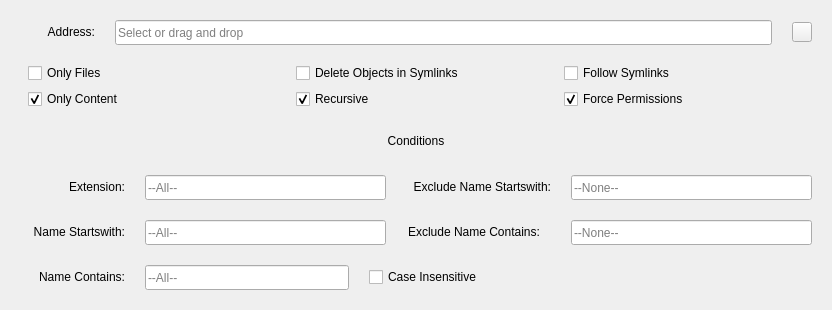
<?xml version="1.0" encoding="UTF-8"?>
<ui version="4.0">
 <class>Form</class>
 <widget class="QWidget" name="Form">
  <property name="geometry">
   <rect>
    <x>0</x>
    <y>0</y>
    <width>832</width>
    <height>310</height>
   </rect>
  </property>
  <property name="windowTitle">
   <string>Form</string>
  </property>
  <layout class="QGridLayout" name="gridLayout_3">
   <item row="0" column="0">
    <widget class="QWidget" name="widget" native="true">
     <layout class="QGridLayout" name="gridLayout">
      <item row="0" column="0">
       <layout class="QVBoxLayout" name="verticalLayout">
        <property name="spacing">
         <number>20</number>
        </property>
        <item>
         <layout class="QHBoxLayout" name="horizontalLayout">
          <item>
           <widget class="QLabel" name="lbl_address">
            <property name="minimumSize">
             <size>
              <width>75</width>
              <height>20</height>
             </size>
            </property>
            <property name="maximumSize">
             <size>
              <width>75</width>
              <height>20</height>
             </size>
            </property>
            <property name="text">
             <string>Address:</string>
            </property>
            <property name="alignment">
             <set>Qt::AlignRight|Qt::AlignTrailing|Qt::AlignVCenter</set>
            </property>
           </widget>
          </item>
          <item>
           <widget class="QLineEdit" name="lineEdit_address">
            <property name="minimumSize">
             <size>
              <width>430</width>
              <height>25</height>
             </size>
            </property>
            <property name="placeholderText">
             <string>Select or drag and drop</string>
            </property>
            <property name="clearButtonEnabled">
             <bool>true</bool>
            </property>
           </widget>
          </item>
          <item>
           <widget class="QPushButton" name="btn_openDialog_address">
            <property name="minimumSize">
             <size>
              <width>20</width>
              <height>20</height>
             </size>
            </property>
            <property name="maximumSize">
             <size>
              <width>20</width>
              <height>20</height>
             </size>
            </property>
            <property name="text">
             <string/>
            </property>
            <property name="icon">
             <iconset resource="../deneme.qrc">
              <normaloff>:/yeniÖnek/fifsot_icons/open_file_dialog.png</normaloff>:/yeniÖnek/fifsot_icons/open_file_dialog.png</iconset>
            </property>
            <property name="iconSize">
             <size>
              <width>20</width>
              <height>20</height>
             </size>
            </property>
           </widget>
          </item>
         </layout>
        </item>
        <item>
         <layout class="QGridLayout" name="gridLayout_2">
          <property name="leftMargin">
           <number>8</number>
          </property>
          <property name="verticalSpacing">
           <number>10</number>
          </property>
          <item row="1" column="0">
           <widget class="QCheckBox" name="checkBox_onlyContent">
            <property name="minimumSize">
             <size>
              <width>0</width>
              <height>16</height>
             </size>
            </property>
            <property name="maximumSize">
             <size>
              <width>16777215</width>
              <height>16</height>
             </size>
            </property>
            <property name="text">
             <string>Only Content</string>
            </property>
            <property name="checked">
             <bool>true</bool>
            </property>
           </widget>
          </item>
          <item row="0" column="1">
           <widget class="QCheckBox" name="checkBox_deleteObjectsInSymlinks">
            <property name="minimumSize">
             <size>
              <width>0</width>
              <height>16</height>
             </size>
            </property>
            <property name="maximumSize">
             <size>
              <width>16777215</width>
              <height>16</height>
             </size>
            </property>
            <property name="text">
             <string>Delete Objects in Symlinks</string>
            </property>
           </widget>
          </item>
          <item row="0" column="2">
           <widget class="QCheckBox" name="checkBox_followSymlinks">
            <property name="minimumSize">
             <size>
              <width>0</width>
              <height>16</height>
             </size>
            </property>
            <property name="maximumSize">
             <size>
              <width>16777215</width>
              <height>16</height>
             </size>
            </property>
            <property name="text">
             <string>Follow Symlinks</string>
            </property>
           </widget>
          </item>
          <item row="1" column="1">
           <widget class="QCheckBox" name="checkBox_recursive">
            <property name="minimumSize">
             <size>
              <width>0</width>
              <height>16</height>
             </size>
            </property>
            <property name="maximumSize">
             <size>
              <width>16777215</width>
              <height>16</height>
             </size>
            </property>
            <property name="text">
             <string>Recursive</string>
            </property>
            <property name="checked">
             <bool>true</bool>
            </property>
           </widget>
          </item>
          <item row="0" column="0">
           <widget class="QCheckBox" name="checkBox_onlyFiles">
            <property name="minimumSize">
             <size>
              <width>0</width>
              <height>16</height>
             </size>
            </property>
            <property name="maximumSize">
             <size>
              <width>16777215</width>
              <height>16</height>
             </size>
            </property>
            <property name="text">
             <string>Only Files</string>
            </property>
            <property name="iconSize">
             <size>
              <width>16</width>
              <height>16</height>
             </size>
            </property>
           </widget>
          </item>
          <item row="1" column="2">
           <widget class="QCheckBox" name="checkBox_forcePermission">
            <property name="minimumSize">
             <size>
              <width>0</width>
              <height>16</height>
             </size>
            </property>
            <property name="maximumSize">
             <size>
              <width>16777215</width>
              <height>16</height>
             </size>
            </property>
            <property name="text">
             <string>Force Permissions</string>
            </property>
            <property name="checked">
             <bool>true</bool>
            </property>
           </widget>
          </item>
         </layout>
        </item>
        <item>
         <widget class="QLabel" name="lbl_conditions">
          <property name="text">
           <string>Conditions</string>
          </property>
          <property name="alignment">
           <set>Qt::AlignCenter</set>
          </property>
         </widget>
        </item>
        <item>
         <layout class="QHBoxLayout" name="horizontalLayout_3">
          <item>
           <widget class="QLabel" name="lbl_extension">
            <property name="minimumSize">
             <size>
              <width>105</width>
              <height>20</height>
             </size>
            </property>
            <property name="maximumSize">
             <size>
              <width>16777215</width>
              <height>20</height>
             </size>
            </property>
            <property name="text">
             <string>Extension:</string>
            </property>
            <property name="alignment">
             <set>Qt::AlignRight|Qt::AlignTrailing|Qt::AlignVCenter</set>
            </property>
           </widget>
          </item>
          <item>
           <widget class="QLineEdit" name="lineEdit_extension">
            <property name="minimumSize">
             <size>
              <width>204</width>
              <height>25</height>
             </size>
            </property>
            <property name="maximumSize">
             <size>
              <width>16777215</width>
              <height>25</height>
             </size>
            </property>
            <property name="placeholderText">
             <string>--All--</string>
            </property>
            <property name="clearButtonEnabled">
             <bool>true</bool>
            </property>
           </widget>
          </item>
          <item>
           <widget class="QLabel" name="lbl_excludeNameStartswith">
            <property name="minimumSize">
             <size>
              <width>145</width>
              <height>20</height>
             </size>
            </property>
            <property name="maximumSize">
             <size>
              <width>16777215</width>
              <height>20</height>
             </size>
            </property>
            <property name="text">
             <string>Exclude Name Startswith:</string>
            </property>
            <property name="alignment">
             <set>Qt::AlignRight|Qt::AlignTrailing|Qt::AlignVCenter</set>
            </property>
           </widget>
          </item>
          <item>
           <widget class="QLineEdit" name="lineEdit_excludeNameStartswith">
            <property name="minimumSize">
             <size>
              <width>204</width>
              <height>25</height>
             </size>
            </property>
            <property name="maximumSize">
             <size>
              <width>16777215</width>
              <height>25</height>
             </size>
            </property>
            <property name="placeholderText">
             <string>--None--</string>
            </property>
            <property name="clearButtonEnabled">
             <bool>true</bool>
            </property>
           </widget>
          </item>
         </layout>
        </item>
        <item>
         <layout class="QHBoxLayout" name="horizontalLayout_4">
          <item>
           <widget class="QLabel" name="lbl_nameStartswith">
            <property name="minimumSize">
             <size>
              <width>105</width>
              <height>20</height>
             </size>
            </property>
            <property name="maximumSize">
             <size>
              <width>16777215</width>
              <height>20</height>
             </size>
            </property>
            <property name="text">
             <string>Name Startswith:</string>
            </property>
            <property name="alignment">
             <set>Qt::AlignRight|Qt::AlignTrailing|Qt::AlignVCenter</set>
            </property>
           </widget>
          </item>
          <item>
           <widget class="QLineEdit" name="lineEdit_nameStartswith">
            <property name="minimumSize">
             <size>
              <width>204</width>
              <height>25</height>
             </size>
            </property>
            <property name="maximumSize">
             <size>
              <width>16777215</width>
              <height>25</height>
             </size>
            </property>
            <property name="placeholderText">
             <string>--All--</string>
            </property>
            <property name="clearButtonEnabled">
             <bool>true</bool>
            </property>
           </widget>
          </item>
          <item>
           <widget class="QLabel" name="lbl_excludeNameContains">
            <property name="minimumSize">
             <size>
              <width>145</width>
              <height>20</height>
             </size>
            </property>
            <property name="maximumSize">
             <size>
              <width>16777215</width>
              <height>20</height>
             </size>
            </property>
            <property name="text">
             <string>Exclude Name Contains:</string>
            </property>
            <property name="alignment">
             <set>Qt::AlignLeading|Qt::AlignLeft|Qt::AlignVCenter</set>
            </property>
            <property name="indent">
             <number>2</number>
            </property>
           </widget>
          </item>
          <item>
           <widget class="QLineEdit" name="lineEdit_excludeNameContains">
            <property name="minimumSize">
             <size>
              <width>204</width>
              <height>25</height>
             </size>
            </property>
            <property name="maximumSize">
             <size>
              <width>16777215</width>
              <height>25</height>
             </size>
            </property>
            <property name="placeholderText">
             <string>--None--</string>
            </property>
            <property name="clearButtonEnabled">
             <bool>true</bool>
            </property>
           </widget>
          </item>
         </layout>
        </item>
        <item>
         <layout class="QHBoxLayout" name="horizontalLayout_5">
          <item>
           <widget class="QLabel" name="lbl_nameContains">
            <property name="minimumSize">
             <size>
              <width>105</width>
              <height>20</height>
             </size>
            </property>
            <property name="maximumSize">
             <size>
              <width>16777215</width>
              <height>20</height>
             </size>
            </property>
            <property name="text">
             <string>Name Contains:</string>
            </property>
            <property name="alignment">
             <set>Qt::AlignRight|Qt::AlignTrailing|Qt::AlignVCenter</set>
            </property>
           </widget>
          </item>
          <item>
           <widget class="QLineEdit" name="lineEdit_nameContains">
            <property name="minimumSize">
             <size>
              <width>204</width>
              <height>25</height>
             </size>
            </property>
            <property name="maximumSize">
             <size>
              <width>204</width>
              <height>25</height>
             </size>
            </property>
            <property name="placeholderText">
             <string>--All--</string>
            </property>
            <property name="clearButtonEnabled">
             <bool>true</bool>
            </property>
           </widget>
          </item>
          <item>
           <widget class="QCheckBox" name="checkBox_caseInsensitive">
            <property name="minimumSize">
             <size>
              <width>0</width>
              <height>20</height>
             </size>
            </property>
            <property name="maximumSize">
             <size>
              <width>16777215</width>
              <height>20</height>
             </size>
            </property>
            <property name="text">
             <string>Case Insensitive</string>
            </property>
           </widget>
          </item>
          <item>
           <spacer name="horizontalSpacer">
            <property name="orientation">
             <enum>Qt::Horizontal</enum>
            </property>
            <property name="sizeHint" stdset="0">
             <size>
              <width>40</width>
              <height>20</height>
             </size>
            </property>
           </spacer>
          </item>
         </layout>
        </item>
       </layout>
      </item>
     </layout>
    </widget>
   </item>
  </layout>
 </widget>
 <resources>
  <include location="../deneme.qrc"/>
 </resources>
 <connections/>
</ui>
